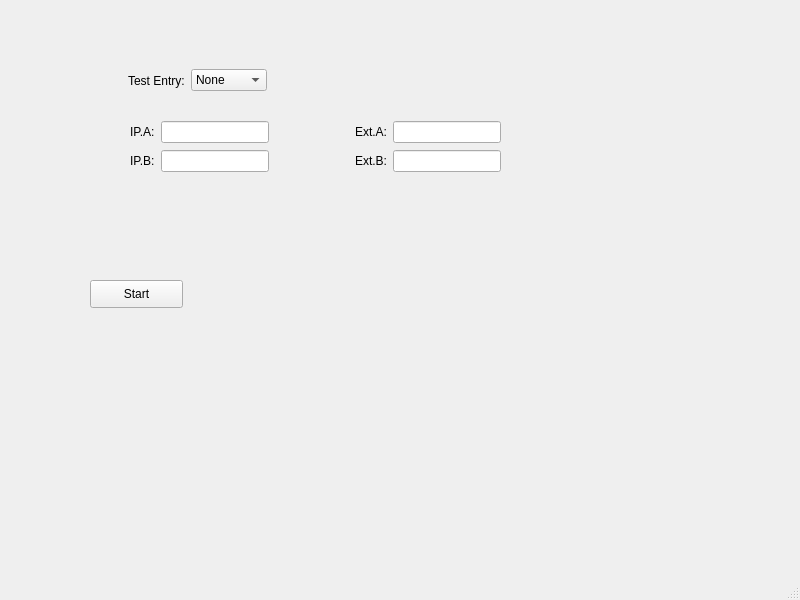
<?xml version="1.0" encoding="UTF-8"?>
<ui version="4.0">
 <class>MainWindow</class>
 <widget class="QMainWindow" name="MainWindow">
  <property name="geometry">
   <rect>
    <x>0</x>
    <y>0</y>
    <width>800</width>
    <height>600</height>
   </rect>
  </property>
  <property name="windowTitle">
   <string>MainWindow</string>
  </property>
  <widget class="QWidget" name="centralwidget">
   <widget class="QWidget" name="horizontalLayoutWidget_5">
    <property name="geometry">
     <rect>
      <x>87</x>
      <y>60</y>
      <width>221</width>
      <height>41</height>
     </rect>
    </property>
    <layout class="QHBoxLayout" name="horizontalLayout_5">
     <item>
      <spacer name="horizontalSpacer_9">
       <property name="orientation">
        <enum>Qt::Horizontal</enum>
       </property>
       <property name="sizeHint" stdset="0">
        <size>
         <width>40</width>
         <height>20</height>
        </size>
       </property>
      </spacer>
     </item>
     <item>
      <widget class="QLabel" name="label">
       <property name="text">
        <string>Test Entry:</string>
       </property>
      </widget>
     </item>
     <item>
      <widget class="QComboBox" name="test_entry">
       <item>
        <property name="text">
         <string>None</string>
        </property>
       </item>
       <item>
        <property name="text">
         <string>End Call</string>
        </property>
       </item>
       <item>
        <property name="text">
         <string>Reject</string>
        </property>
       </item>
      </widget>
     </item>
     <item>
      <spacer name="horizontalSpacer_10">
       <property name="orientation">
        <enum>Qt::Horizontal</enum>
       </property>
       <property name="sizeHint" stdset="0">
        <size>
         <width>40</width>
         <height>20</height>
        </size>
       </property>
      </spacer>
     </item>
    </layout>
   </widget>
   <widget class="QPushButton" name="start_test">
    <property name="geometry">
     <rect>
      <x>90</x>
      <y>280</y>
      <width>93</width>
      <height>28</height>
     </rect>
    </property>
    <property name="text">
     <string>Start</string>
    </property>
   </widget>
   <widget class="QWidget" name="">
    <property name="geometry">
     <rect>
      <x>90</x>
      <y>120</y>
      <width>451</width>
      <height>55</height>
     </rect>
    </property>
    <layout class="QGridLayout" name="gridLayout">
     <item row="0" column="0">
      <layout class="QHBoxLayout" name="horizontalLayout">
       <item>
        <spacer name="horizontalSpacer_2">
         <property name="orientation">
          <enum>Qt::Horizontal</enum>
         </property>
         <property name="sizeHint" stdset="0">
          <size>
           <width>40</width>
           <height>20</height>
          </size>
         </property>
        </spacer>
       </item>
       <item>
        <widget class="QLabel" name="label_5">
         <property name="text">
          <string>IP.A:</string>
         </property>
        </widget>
       </item>
       <item>
        <widget class="QLineEdit" name="ip_A">
         <property name="clearButtonEnabled">
          <bool>true</bool>
         </property>
        </widget>
       </item>
       <item>
        <spacer name="horizontalSpacer">
         <property name="orientation">
          <enum>Qt::Horizontal</enum>
         </property>
         <property name="sizeHint" stdset="0">
          <size>
           <width>40</width>
           <height>20</height>
          </size>
         </property>
        </spacer>
       </item>
      </layout>
     </item>
     <item row="0" column="1">
      <layout class="QHBoxLayout" name="horizontalLayout_3">
       <item>
        <spacer name="horizontalSpacer_5">
         <property name="orientation">
          <enum>Qt::Horizontal</enum>
         </property>
         <property name="sizeHint" stdset="0">
          <size>
           <width>40</width>
           <height>20</height>
          </size>
         </property>
        </spacer>
       </item>
       <item>
        <widget class="QLabel" name="label_3">
         <property name="text">
          <string>Ext.A:</string>
         </property>
        </widget>
       </item>
       <item>
        <widget class="QLineEdit" name="ext_A"/>
       </item>
       <item>
        <spacer name="horizontalSpacer_6">
         <property name="orientation">
          <enum>Qt::Horizontal</enum>
         </property>
         <property name="sizeHint" stdset="0">
          <size>
           <width>40</width>
           <height>20</height>
          </size>
         </property>
        </spacer>
       </item>
      </layout>
     </item>
     <item row="1" column="0">
      <layout class="QHBoxLayout" name="horizontalLayout_2">
       <item>
        <spacer name="horizontalSpacer_3">
         <property name="orientation">
          <enum>Qt::Horizontal</enum>
         </property>
         <property name="sizeHint" stdset="0">
          <size>
           <width>40</width>
           <height>20</height>
          </size>
         </property>
        </spacer>
       </item>
       <item>
        <widget class="QLabel" name="label_2">
         <property name="text">
          <string>IP.B:</string>
         </property>
        </widget>
       </item>
       <item>
        <widget class="QLineEdit" name="ip_B"/>
       </item>
       <item>
        <spacer name="horizontalSpacer_4">
         <property name="orientation">
          <enum>Qt::Horizontal</enum>
         </property>
         <property name="sizeHint" stdset="0">
          <size>
           <width>40</width>
           <height>20</height>
          </size>
         </property>
        </spacer>
       </item>
      </layout>
     </item>
     <item row="1" column="1">
      <layout class="QHBoxLayout" name="horizontalLayout_4">
       <item>
        <spacer name="horizontalSpacer_7">
         <property name="orientation">
          <enum>Qt::Horizontal</enum>
         </property>
         <property name="sizeHint" stdset="0">
          <size>
           <width>40</width>
           <height>20</height>
          </size>
         </property>
        </spacer>
       </item>
       <item>
        <widget class="QLabel" name="label_4">
         <property name="text">
          <string>Ext.B:</string>
         </property>
        </widget>
       </item>
       <item>
        <widget class="QLineEdit" name="ext_B"/>
       </item>
       <item>
        <spacer name="horizontalSpacer_8">
         <property name="orientation">
          <enum>Qt::Horizontal</enum>
         </property>
         <property name="sizeHint" stdset="0">
          <size>
           <width>40</width>
           <height>20</height>
          </size>
         </property>
        </spacer>
       </item>
      </layout>
     </item>
    </layout>
   </widget>
  </widget>
  <widget class="QMenuBar" name="menubar">
   <property name="geometry">
    <rect>
     <x>0</x>
     <y>0</y>
     <width>800</width>
     <height>26</height>
    </rect>
   </property>
  </widget>
  <widget class="QStatusBar" name="statusbar"/>
 </widget>
 <resources/>
 <connections/>
</ui>
